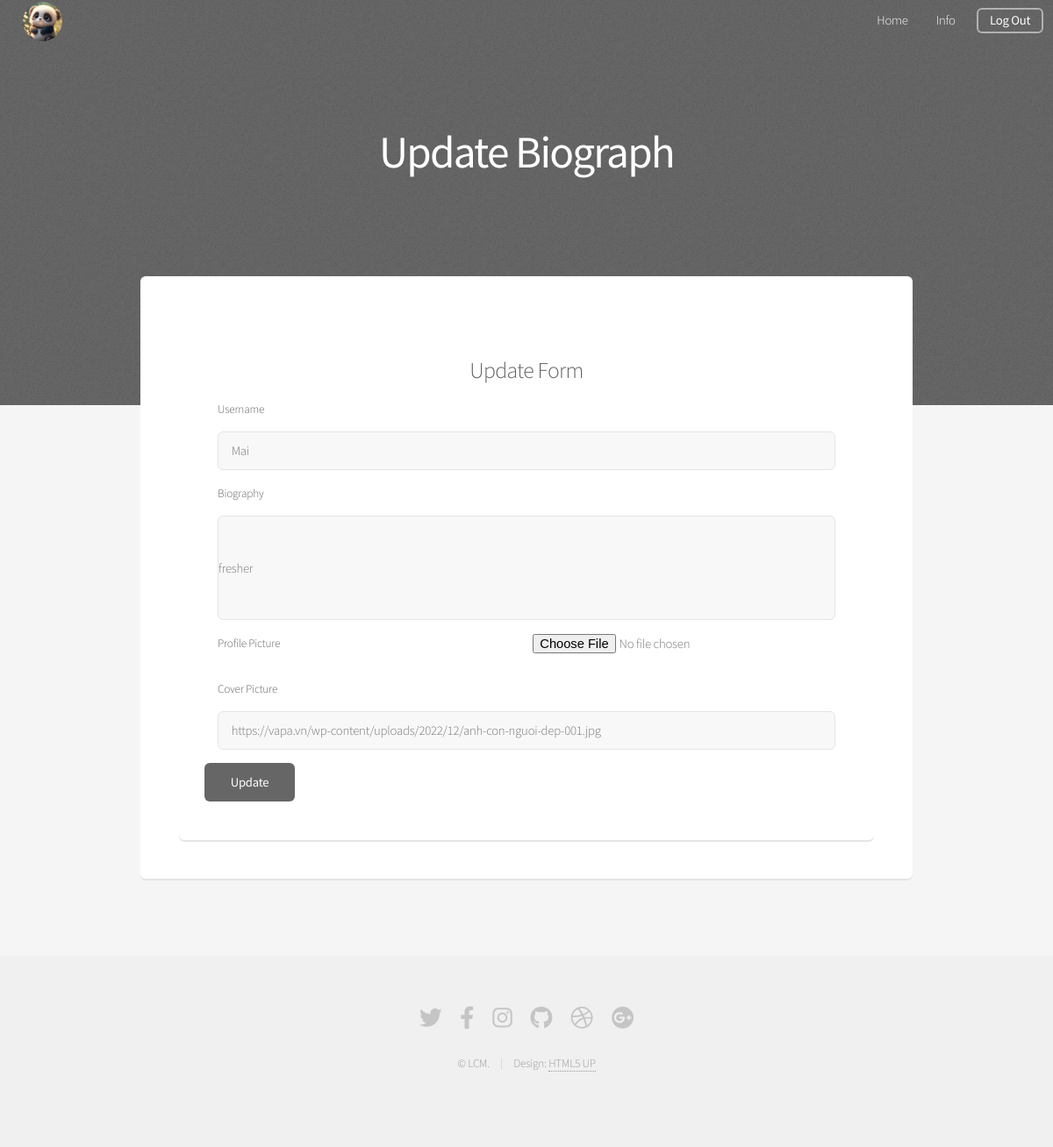
The app's page /account/update (signed in), older data.
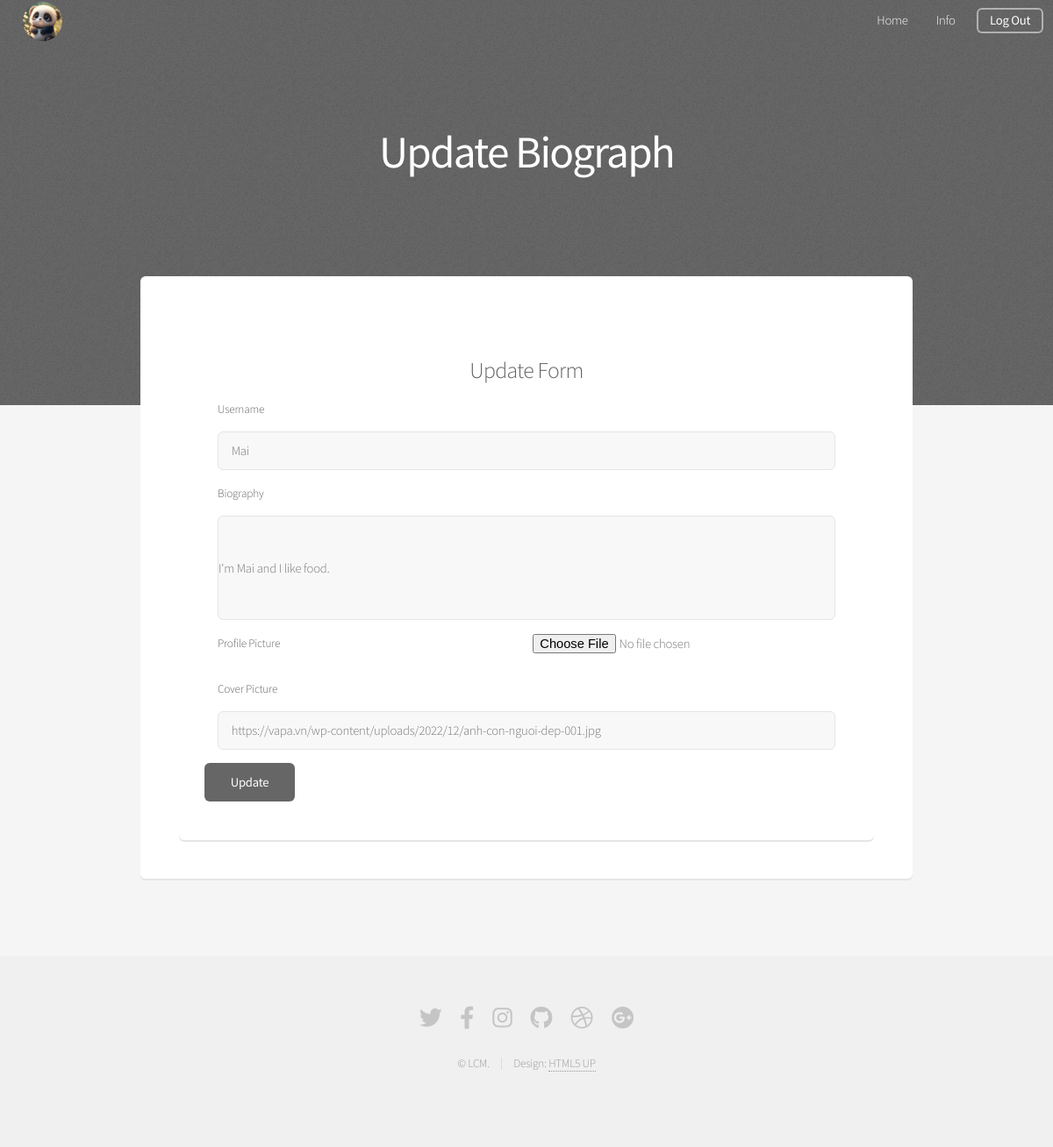
The same page, newer data.
### blog/model.py (models this page shows, shortened)
class User(db.Model, UserMixin):
    id = db.Column(db.Integer, primary_key=True)
    email = db.Column(db.String(100), unique=True, nullable=False)
    username = db.Column(db.String(100), nullable=False)
    password = db.Column(db.String(100), nullable=False)
    bio = db.Column(db.String(250), default=None)
    avatar = db.Column(db.String(20), default="..\static\default_avatar.png")
    image_cover = db.Column(db.String(20), default="..\static\default_image_cover.jpg")
    rank_id = db.Column(db.Integer, default=2) # except admin, rank_id=1
    user_rela = db.relationship('State', backref=db.backref('user', lazy=True))

### blog/route.py (the view, shortened to what this page needs)
@app.route('/account/update', methods=['GET', 'POST'])
@login_required
def update_account():
    form = UpdateAccountForm(
        username=current_user.username,
        bio=current_user.bio,
        image_cover=current_user.image_cover
    )
    return render_template('update_account.html', form=form)

### blog/form.py (shortened to what this page needs)
class UpdateAccountForm(FlaskForm):
    username = StringField('Username', validators=[DataRequired(), Length(min=2, max=20)])
    bio = StringField('Biography')
    avatar = FileField('Profile Picture', validators=[FileAllowed(['jpg', 'png', 'jpeg'])])
    image_cover = StringField('Cover Picture')
    submit = SubmitField('Update')

### blog/model.py (called while the page is built)
@login_manager.user_loader
def load_user(user_id):
     return User.query.get(int(user_id))

### blog/templates/update_account.html (shortened to what this page needs)
<!DOCTYPE HTML>
<html>
	<head>
		<link rel="stylesheet" href="../static/assets/css/main.css" />
	</head>
	<body class="landing is-preload">
		<div id="page-wrapper">
            <header id="header" class="alt">
                <nav style="left: 0.75em; right: auto;">
                    <ul>
                        <li>
                            <a><img src="{{ current_user.avatar }}" class="avatar"></a>
                        </li>
                    </ul>
                </nav>
                <nav id="nav">
                    <ul>
                        <li><a href="{{ url_for('home') }}">Home</a></li>
                        {% if current_user.rank_id == 1: %}
                        <li><a href="{{ url_for('admin') }}" class="icon solid">Info</a></li>
                        {% else: %}
                        <li><a href="{{ url_for('account') }}" class="icon solid">Info</a></li>
                        {% endif %}
                        <li><a href="{{ url_for('logout') }}" class="button">Log Out</a></li>
                    </ul>
                </nav>
            </header>
            <section id="banner" style="background-image: url('../static/assets/css/images/overlay.png'),url('../static/images/banner.png');">
                <h2><b style="color: white;">Update Biograph</b></h2>
            </section>
            <section id="main" class="container">
                <section class="box special">
                    <section class="box">
                        <h3>Update Form</h3>
                        <form method="post" action="#" enctype="multipart/form-data">
                            <div class="row gtr-uniform gtr-50">
                            <div class="col-12 col-12-mobilep">
                                <p>{{ form.username.label }}</p>
                                {{ form.username }}
                            </div>
                            <div class="col-12 col-12-mobilep">
                                <p>{{ form.bio.label }}</p>
                                {{ form.bio }}
                            </div>
                            <div class="col-6 col-6-mobilep">
                                <p>{{ form.avatar.label }}</p>
                            </div>
                            <div class="col-6 col-6-mobilep">
                                <p>{{ form.avatar }}</p>
                            </div>
                            <div class="col-12 col-12-mobilep">
                                <p>{{ form.image_cover.label }}</p>
                                {{ form.image_cover }}
                            </div>
                            <div class="col-12">
                                <ul class="actions">
                                    {{ form.submit }}
                                </ul>
                            </div>
                            </div>
                        </form>
                    </section>
                </section>
            </section>
            <footer id="footer">
                <ul class="icons">
                    <li><a href="#" class="icon brands fa-twitter"><span class="label">Twitter</span></a></li>
                    <li><a href="#" class="icon brands fa-facebook-f"><span class="label">Facebook</span></a></li>
                    <li><a href="#" class="icon brands fa-instagram"><span class="label">Instagram</span></a></li>
                    <li><a href="#" class="icon brands fa-github"><span class="label">Github</span></a></li>
                    <li><a href="#" class="icon brands fa-dribbble"><span class="label">Dribbble</span></a></li>
                    <li><a href="#" class="icon brands fa-google-plus"><span class="label">Google+</span></a></li>
                </ul>
                <ul class="copyright">
                    <li>&copy; LCM.</li><li>Design: <a href="http://html5up.net">HTML5 UP</a></li>
                </ul>
            </footer>
		</div>
	</body>
</html>

Row changes from the older to the newer data that the page shows:
changed User "Mai": bio "fresher" → "I'm Mai and I like food."
